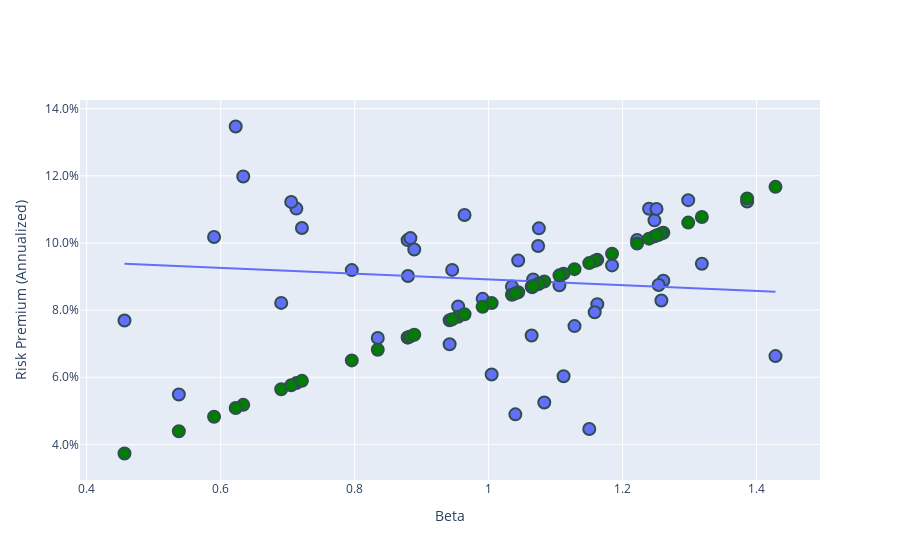

Notebook code for this chart:
### Markdown cell above
# FIGURE

### Code cell
import plotly.express as px
import plotly.graph_objects as go

fig1 = px.scatter(
    d2, x="beta", y="empirical rprem", hover_name="industry", trendline="ols",
)
fig1.update_traces(
    marker=dict(size=12, line=dict(width=2, color="DarkSlateGrey")),
    selector=dict(mode="markers"),
)

fig2 = px.scatter(d2, x="beta", y="theoretical rprem", hover_name="industry")
fig2.update_traces(
    marker=dict(size=12, color='green', line=dict(width=2, color="DarkSlateGrey")),
    selector=dict(mode="markers"),
)
fig = go.Figure(data=fig1.data + fig2.data)

fig.layout.xaxis["title"] = "Beta"
fig.layout.yaxis["title"] = "Risk Premium (Annualized)"
fig.update_yaxes(tickformat=".1%")
fig.update_xaxes(tickformat=".2")
fig.show()

### Figure 1 — Plotly figure (JSON) as saved in the notebook; plotly's stock layout.template omitted (floating-point values rounded to 4 significant figures)
{"data": [{"hovertemplate": "<b>%{hovertext}</b><br><br>beta=%{x}<br>empirical rprem=%{y}<extra></extra>", "hovertext": ["Agric", "Food ", "Soda ", "Beer ", "Smoke", "Toys ", "Fun  ", "Books", "Hshld", "Clths", "Hlth ", "MedEq", "Drugs", "Chems", "Rubbr", "Txtls", "BldMt", "Cnstr", "Steel", "FabPr", "Mach ", "ElcEq", "Autos", "Aero ", "Ships", "Guns ", "Gold ", "Mines", "Coal ", "Oil  ", "Util ", "Telcm", "PerSv", "BusSv", "Comps", "Chips", "LabEq", "Paper", "Boxes", "Trans", "Whlsl", "Rtail", "Meals", "Banks", "Insur", "RlEst", "Fin  ", "Other"], "legendgroup": "", "marker": {"color": "#636efa", "line": {"color": "DarkSlateGrey", "width": 2}, "size": 12, "symbol": "circle"}, "mode": "markers", "name": "", "orientation": "v", "showlegend": false, "type": "scatter", "x": [0.7958, 0.5901, 0.713, 0.6337, 0.6224, 1.112, 1.298, 1.064, 0.6904, 1.074, 0.9546, 0.8791, 0.7213, 1.065, 1.044, 1.162, 1.184, 1.261, 1.428, 1.083, 1.254, 1.248, 1.318, 1.075, 1.106, 0.7053, 0.5375, 1.158, 1.128, 0.8796, 0.4564, 0.8345, 1.005, 1.24, 1.258, 1.386, 1.222, 0.9418, 0.9456, 1.035, 0.9911, 0.9641, 0.8833, 1.067, 0.889, 1.15, 1.251, 1.04], "xaxis": "x", "y": [0.0919, 0.1018, 0.1102, 0.1198, 0.1347, 0.06031, 0.1127, 0.07245, 0.08215, 0.09909, 0.08108, 0.1008, 0.1045, 0.08683, 0.09476, 0.08177, 0.09332, 0.08872, 0.0663, 0.05247, 0.08746, 0.1067, 0.0938, 0.1043, 0.08738, 0.1122, 0.05488, 0.07937, 0.07523, 0.09013, 0.07691, 0.07169, 0.06081, 0.1102, 0.08287, 0.1123, 0.1009, 0.06984, 0.09197, 0.087, 0.08336, 0.1083, 0.1014, 0.08912, 0.09805, 0.0446, 0.1101, 0.04894], "yaxis": "y"}, {"hovertemplate": "<b>OLS trendline</b><br>empirical rprem = -0.00858394 * beta + 0.0977222<br>R<sup>2</sup>=0.010566<br><br>beta=%{x}<br>empirical rprem=%{y} <b>(trend)</b><extra></extra>", "legendgroup": "", "marker": {"color": "#636efa", "symbol": "circle"}, "mode": "lines", "name": "", "showlegend": false, "type": "scatter", "x": [0.4564, 0.5375, 0.5901, 0.6224, 0.6337, 0.6904, 0.7053, 0.713, 0.7213, 0.7958, 0.8345, 0.8791, 0.8796, 0.8833, 0.889, 0.9418, 0.9456, 0.9546, 0.9641, 0.9911, 1.005, 1.035, 1.04, 1.044, 1.064, 1.065, 1.067, 1.074, 1.075, 1.083, 1.106, 1.112, 1.128, 1.15, 1.158, 1.162, 1.184, 1.222, 1.24, 1.248, 1.251, 1.254, 1.258, 1.261, 1.298, 1.318, 1.386, 1.428], "xaxis": "x", "y": [0.0938, 0.09311, 0.09266, 0.09238, 0.09228, 0.0918, 0.09167, 0.0916, 0.09153, 0.09089, 0.09056, 0.09018, 0.09017, 0.09014, 0.09009, 0.08964, 0.0896, 0.08953, 0.08945, 0.08921, 0.0891, 0.08884, 0.0888, 0.08876, 0.08859, 0.08858, 0.08857, 0.0885, 0.08849, 0.08842, 0.08823, 0.08818, 0.08804, 0.08785, 0.08778, 0.08774, 0.08756, 0.08723, 0.08708, 0.08701, 0.08699, 0.08696, 0.08692, 0.0869, 0.08658, 0.0864, 0.08582, 0.08546], "yaxis": "y"}, {"hovertemplate": "<b>%{hovertext}</b><br><br>beta=%{x}<br>theoretical rprem=%{y}<extra></extra>", "hovertext": ["Agric", "Food ", "Soda ", "Beer ", "Smoke", "Toys ", "Fun  ", "Books", "Hshld", "Clths", "Hlth ", "MedEq", "Drugs", "Chems", "Rubbr", "Txtls", "BldMt", "Cnstr", "Steel", "FabPr", "Mach ", "ElcEq", "Autos", "Aero ", "Ships", "Guns ", "Gold ", "Mines", "Coal ", "Oil  ", "Util ", "Telcm", "PerSv", "BusSv", "Comps", "Chips", "LabEq", "Paper", "Boxes", "Trans", "Whlsl", "Rtail", "Meals", "Banks", "Insur", "RlEst", "Fin  ", "Other"], "legendgroup": "", "marker": {"color": "green", "line": {"color": "DarkSlateGrey", "width": 2}, "size": 12, "symbol": "circle"}, "mode": "markers", "name": "", "orientation": "v", "showlegend": false, "type": "scatter", "x": [0.7958, 0.5901, 0.713, 0.6337, 0.6224, 1.112, 1.298, 1.064, 0.6904, 1.074, 0.9546, 0.8791, 0.7213, 1.065, 1.044, 1.162, 1.184, 1.261, 1.428, 1.083, 1.254, 1.248, 1.318, 1.075, 1.106, 0.7053, 0.5375, 1.158, 1.128, 0.8796, 0.4564, 0.8345, 1.005, 1.24, 1.258, 1.386, 1.222, 0.9418, 0.9456, 1.035, 0.9911, 0.9641, 0.8833, 1.067, 0.889, 1.15, 1.251, 1.04], "xaxis": "x", "y": [0.06502, 0.04822, 0.05826, 0.05178, 0.05085, 0.09085, 0.1061, 0.08696, 0.05641, 0.08775, 0.07799, 0.07183, 0.05893, 0.08705, 0.08532, 0.09497, 0.09677, 0.103, 0.1167, 0.0885, 0.1025, 0.1019, 0.1077, 0.08784, 0.09035, 0.05763, 0.04392, 0.09465, 0.09219, 0.07187, 0.03729, 0.06819, 0.08208, 0.1013, 0.1028, 0.1133, 0.09983, 0.07695, 0.07727, 0.08456, 0.08098, 0.07877, 0.07217, 0.08714, 0.07264, 0.09399, 0.1022, 0.08497], "yaxis": "y"}], "layout": {"xaxis": {"tickformat": ".2", "title": {"text": "Beta"}}, "yaxis": {"tickformat": ".1%", "title": {"text": "Risk Premium (Annualized)"}}}}
